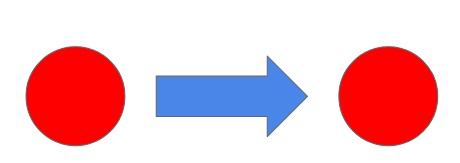
#> input picture lab7/right.png, 460 x 163 px
$ python cvtest.py
#> lines starting #> are read from the running program, lines starting #| are printed output that depends on the picture; after the words box and inside, x2 and y2 are one past the last pixel; in counts of white or black regions, pixels touching at a corner belong together
import cv2
import numpy as np

# [52 lines left out: functions segment_image, calc_centroids, not called in this run]


def main():
    frame = cv2.imread("right.png")
#> frame is the input picture: shape (163, 460, 3); mean B, G, R 199.9, 192.2, 238.5
    hsv = cv2.cvtColor(frame, cv2.COLOR_BGR2HSV)
#> hsv: shape (163, 460, 3); mean H, S, V 11, 65.3, 251

    lower_blue = np.array([100, 100, 100])
    upper_blue = np.array([130, 255, 255])
    arrow_mask = cv2.inRange(hsv, lower_blue, upper_blue)
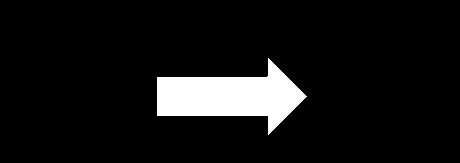
#> arrow_mask: shape (163, 460); 7.8% white; 1 white region, box (x1, y1, x2, y2) and area: (157, 58, 307, 135) 5851

    h, w = arrow_mask.shape
#> h = 163; w = 460
    left_half = arrow_mask[:, :w//2]
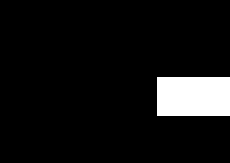
#> left_half: shape (163, 230); 7.6% white; 1 white region, box (x1, y1, x2, y2) and area: (157, 77, 230, 116) 2847
    right_half = arrow_mask[:, w//2:]
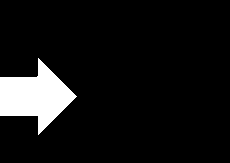
#> right_half: shape (163, 230); 8% white; 1 white region, box (x1, y1, x2, y2) and area: (0, 58, 77, 135) 3004
    left_rows = np.any(left_half > 0, axis=1)
    right_rows = np.any(right_half > 0, axis=1)

    left_height = np.sum(left_rows)
#> left_height = 39
    right_height = np.sum(right_rows)
#> right_height = 77
    if right_height > left_height:
        cv2.putText(frame, "RIGHT", (w//2, 20), cv2.FONT_HERSHEY_PLAIN, 1, (0, 255, 0), 1)
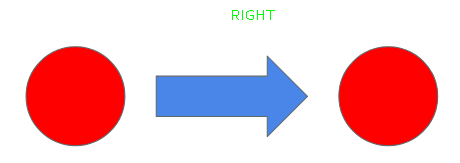
#> frame: shape (163, 460, 3); 0.14% of pixels changed, all inside (x1, y1, x2, y2) = (232, 10, 275, 20)
    else:
        cv2.putText(frame, "LEFT", (w//2, 20), cv2.FONT_HERSHEY_PLAIN, 1, (0, 255, 0), 1)
    cv2.imshow("frame", frame)
    cv2.waitKey(0)

if __name__ == "__main__":
    main()

$ run again, with lab7/left.png copied over lab7/right.png
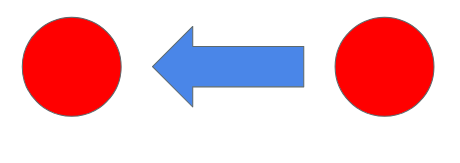
#> input picture lab7/left.png, 460 x 163 px
#> in main, frame is the input picture: shape (163, 460, 3); mean B, G, R 199.9, 192.2, 238.5
#> hsv: shape (163, 460, 3); mean H, S, V 11, 65.3, 251
#> in main, `arrow_mask = cv2.inRange(hsv, lower_blue, upper_blue)`:
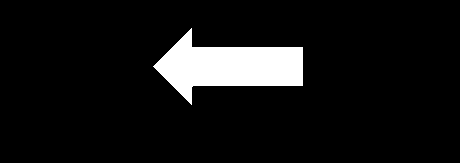
#> arrow_mask: shape (163, 460); 7.8% white; 1 white region, box (x1, y1, x2, y2) and area: (153, 28, 303, 105) 5851
#> left_half: shape (163, 230); 8% white; 1 white region, box (x1, y1, x2, y2) and area: (153, 28, 230, 105) 3004
#> right_half: shape (163, 230); 7.6% white; 1 white region, box (x1, y1, x2, y2) and area: (0, 47, 73, 86) 2847
#> left_height = 77
#> right_height = 39
#> in main, `cv2.putText(frame, "LEFT", (w//2, 20), cv2.FONT_HERSHEY_PLAIN, 1, (0, ..`:
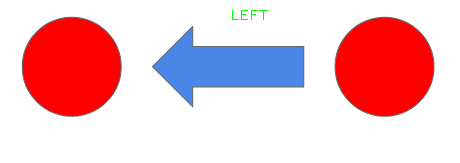
#> frame: shape (163, 460, 3); 0.11% of pixels changed, all inside (x1, y1, x2, y2) = (232, 10, 268, 20)
